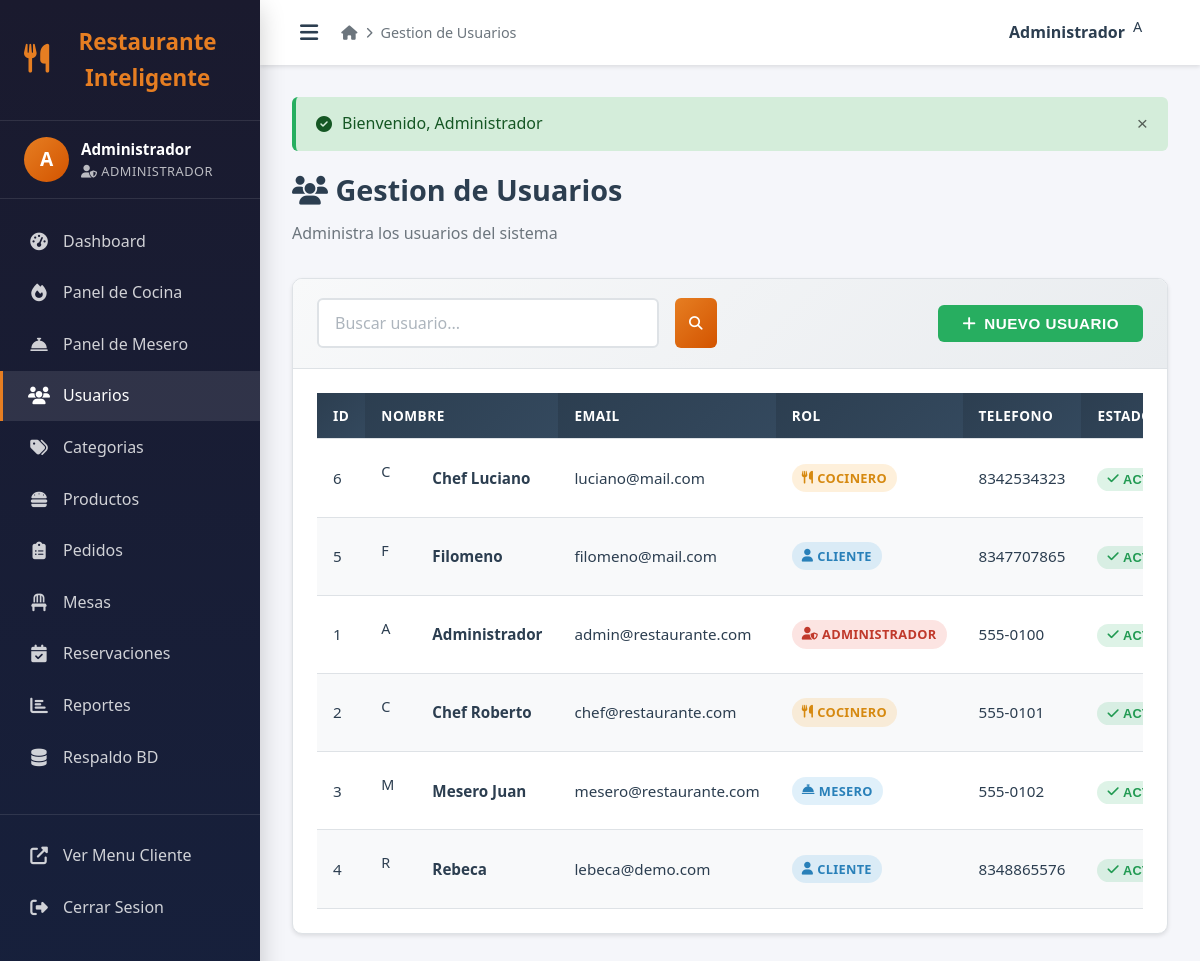
The app's page /admin/usuarios.php (signed in) with its own data.
### tables this page shows
CREATE TABLE `usuarios` (
  `id` int(11) unsigned NOT NULL AUTO_INCREMENT,
  `nombre` varchar(100) NOT NULL,
  `email` varchar(100) NOT NULL,
  `password` varchar(255) NOT NULL,
  `rol` enum('Administrador','Cocinero','Mesero','Cliente') NOT NULL DEFAULT 'Cliente',
  `rol_id` int(11) unsigned DEFAULT NULL,
  `telefono` varchar(20) DEFAULT NULL,
  `direccion` text DEFAULT NULL,
  `activo` tinyint(1) NOT NULL DEFAULT 1,
  `fecha_registro` timestamp NOT NULL DEFAULT current_timestamp(),
  PRIMARY KEY (`id`),
  UNIQUE KEY `uk_email` (`email`),
  KEY `fk_usuarios_rol` (`rol_id`),
  CONSTRAINT `fk_usuarios_rol` FOREIGN KEY (`rol_id`) REFERENCES `roles` (`id`) ON DELETE SET NULL
);

### includes/config.php (called while the page is built, shortened)
<?php
function getDB() {
    static $pdo = null;
    if ($pdo === null) {
        try {
            $dsn = 'mysql:host=' . DB_HOST . ';dbname=' . DB_NAME . ';charset=' . DB_CHARSET;
            $options = [
                PDO::ATTR_ERRMODE => PDO::ERRMODE_EXCEPTION,
                PDO::ATTR_DEFAULT_FETCH_MODE => PDO::FETCH_ASSOC,
                PDO::ATTR_EMULATE_PREPARES => false,
            ];
            $pdo = new PDO($dsn, DB_USER, DB_PASS, $options);
        } catch (PDOException $e) {
            die('Error de conexion: ' . $e->getMessage());
        }
    }
    return $pdo;
}
function getRolIcon($rol) {
    $icons = [
        'Administrador' => 'fa-user-shield',
        'Cocinero' => 'fa-utensils',
        'Mesero' => 'fa-concierge-bell',
        'Cliente' => 'fa-user'
    ];
    return isset($icons[$rol]) ? $icons[$rol] : 'fa-user';
}
function paginate($query, $params = [], $perPage = 10) {
    $db = getDB();
    $page = isset($_GET['page']) ? max(1, intval($_GET['page'])) : 1;
    $offset = ($page - 1) * $perPage;
    $countStmt = $db->prepare("SELECT COUNT(*) FROM (" . $query . ") as t");
    $countStmt->execute($params);
    $total = $countStmt->fetchColumn();
    $stmt = $db->prepare($query . " LIMIT " . $perPage . " OFFSET " . $offset);
    $stmt->execute($params);
    $data = $stmt->fetchAll();
    $totalPages = ceil($total / $perPage);
    return [
        'data' => $data,
        'page' => $page,
        'perPage' => $perPage,
        'total' => $total,
        'totalPages' => $totalPages,
        'hasNext' => $page < $totalPages,
        'hasPrev' => $page > 1
    ];
}

### admin/usuarios.php (the view, shortened to what this page needs)
<?php
require_once '../includes/config.php';
require_once 'header.php';
$search = $_GET['search'] ?? '';
$sql = "SELECT * FROM usuarios WHERE 1=1";
$params = [];
$sql .= " ORDER BY fecha_registro DESC";
$result = paginate($sql, $params, 10);
$usuarios = $result['data'];
?>
<h1 class="page-title"><i class="fas fa-users"></i> Gestion de Usuarios</h1>
<p class="page-subtitle">Administra los usuarios del sistema</p>
<div class="card">
    <div class="card-header">
        <div class="d-flex gap-2" style="flex: 1;">
            <form method="GET" class="d-flex gap-2" style="flex: 1; max-width: 400px;">
                <input type="text" name="search" class="form-control" placeholder="Buscar usuario..." value="<?php echo htmlspecialchars($search); ?>">
                <button type="submit" class="btn btn-primary btn-sm">
                    <i class="fas fa-search"></i>
                </button>
            </form>
        </div>
        <button class="btn btn-success" onclick="openModal('createModal')">
            <i class="fas fa-plus"></i> Nuevo Usuario
        </button>
    </div>
    <div class="card-body">
        <div class="table-responsive">
            <table class="table">
                <thead>
                    <tr>
                        <th>ID</th>
                        <th>Nombre</th>
                        <th>Email</th>
                        <th>Rol</th>
                        <th>Telefono</th>
                        <th>Estado</th>
                    </tr>
                </thead>
                <tbody>
                    <?php foreach ($usuarios as $u): ?>
                    <tr>
                        <td><?php echo $u['id']; ?></td>
                        <td>
                            <div class="d-flex align-center gap-2">
                                <div class="avatar" style="width: 35px; height: 35px; font-size: 0.9rem;">
                                    <?php echo strtoupper(substr($u['nombre'], 0, 1)); ?>
                                </div>
                                <strong><?php echo $u['nombre']; ?></strong>
                            </div>
                        </td>
                        <td><?php echo $u['email']; ?></td>
                        <td>
                            <span class="badge badge-<?php echo $u['rol'] == 'Administrador' ? 'danger' : ($u['rol'] == 'Cocinero' ? 'warning' : ($u['rol'] == 'Mesero' ? 'info' : 'primary')); ?>">
                                <i class="fas <?php echo getRolIcon($u['rol']); ?>"></i> <?php echo $u['rol']; ?>
                            </span>
                        </td>
                        <td><?php echo $u['telefono'] ?: '-'; ?></td>
                        <td>
                            <form method="POST" style="display: inline;">
                                <button type="submit" class="badge <?php echo $u['activo'] ? 'badge-success' : 'badge-danger'; ?>" style="border: none; cursor: pointer;">
                                    <i class="fas <?php echo $u['activo'] ? 'fa-check' : 'fa-times'; ?>"></i>
                                    <?php echo $u['activo'] ? 'Activo' : 'Inactivo'; ?>
                                </button>
                            </form>
                        </td>
                    </tr>
                    <?php endforeach; ?>
                </tbody>
            </table>
        </div>
    </div>
</div>
<?php require_once 'footer.php'; ?>

### assets/css/style.css (style rules this page uses)
:root { --color-primary: #e67e22; --color-primary-dark: #d35400; --color-primary-light: #f39c12; --color-secondary: #2c3e50; --color-secondary-light: #34495e; --color-success: #27ae60; --color-danger: #e74c3c; --color-warning: #f39c12; --color-info: #3498db; --color-dark: #1a1a2e; --color-light: #f8f9fa; --color-white: #ffffff; --color-gray: #6c757d; --color-gray-light: #e9ecef; --color-border: #dee2e6; --shadow-sm: 0 2px 4px rgba(0,0,0,0.1); --shadow-md: 0 4px 12px rgba(0,0,0,0.15); --shadow-lg: 0 8px 24px rgba(0,0,0,0.2); --radius-sm: 6px; --radius-md: 10px; --radius-lg: 16px; --transition: all 0.3s ease; --font-main: 'Segoe UI', Tahoma, Geneva, Verdana, sans-serif; }
*, *::before, *::after { box-sizing: border-box; margin: 0; padding: 0; }
html { scroll-behavior: smooth; font-size: 16px; }
body { font-family: var(--font-main); background-color: #f5f6fa; color: var(--color-secondary); line-height: 1.6; min-height: 100vh; }
.d-flex { display: flex; }
.align-center { align-items: center; }
.gap-2 { gap: 1rem; }
.btn { display: inline-flex; align-items: center; justify-content: center; gap: 8px; padding: 10px 24px; border: none; border-radius: var(--radius-sm); font-size: 0.95rem; font-weight: 600; cursor: pointer; transition: var(--transition); text-transform: uppercase; letter-spacing: 0.5px; }
.btn-primary { background: linear-gradient(135deg, var(--color-primary), var(--color-primary-dark)); color: var(--color-white); }
.btn-success { background: var(--color-success); color: var(--color-white); }
.btn-sm { padding: 6px 14px; font-size: 0.85rem; }
.form-control { width: 100%; padding: 12px 16px; border: 2px solid var(--color-border); border-radius: var(--radius-sm); font-size: 1rem; font-family: var(--font-main); transition: var(--transition); background: var(--color-white); }
.form-control::placeholder { color: #adb5bd; }
.card { background: var(--color-white); border-radius: var(--radius-md); box-shadow: var(--shadow-sm); overflow: hidden; transition: var(--transition); border: 1px solid var(--color-border); }
.card-header { padding: 1.2rem 1.5rem; border-bottom: 1px solid var(--color-border); background: linear-gradient(135deg, #f8f9fa, #e9ecef); display: flex; justify-content: space-between; align-items: center; }
.card-body { padding: 1.5rem; }
.table-responsive { overflow-x: auto; -webkit-overflow-scrolling: touch; }
.table { width: 100%; border-collapse: collapse; font-size: 0.95rem; }
.table th, .table td { padding: 12px 16px; text-align: left; border-bottom: 1px solid var(--color-border); }
.table th { background: linear-gradient(135deg, var(--color-secondary), var(--color-secondary-light)); color: var(--color-white); font-weight: 600; text-transform: uppercase; font-size: 0.85rem; letter-spacing: 0.5px; white-space: nowrap; }
.table tbody tr { transition: var(--transition); }
.table tbody tr:nth-child(even) { background: #f8f9fa; }
.badge { display: inline-flex; align-items: center; gap: 4px; padding: 4px 10px; border-radius: 20px; font-size: 0.8rem; font-weight: 600; text-transform: uppercase; letter-spacing: 0.3px; }
.badge-primary { background: rgba(52, 152, 219, 0.15); color: #2980b9; }
.badge-success { background: rgba(39, 174, 96, 0.15); color: #219a52; }
.badge-danger { background: rgba(231, 76, 60, 0.15); color: #c0392b; }
.badge-warning { background: rgba(243, 156, 18, 0.15); color: #d68910; }
.badge-info { background: rgba(52, 152, 219, 0.15); color: #2980b9; }
.page-title { font-size: 1.8rem; color: var(--color-secondary); margin-bottom: 0.5rem; font-weight: 700; }
.page-subtitle { color: var(--color-gray); margin-bottom: 2rem; }

### records on screen
usuarios: id "6", nombre "C", nombre "Chef Luciano", email "luciano@mail.com", rol "COCINERO", telefono "8342534323", activo 1 (drawn)
usuarios: id "5", nombre "F", nombre "Filomeno", email "filomeno@mail.com", rol "CLIENTE", telefono "8347707865", activo 1 (drawn)
usuarios: id "1", nombre "A", nombre "Administrador", email "admin@restaurante.com", rol "ADMINISTRADOR", telefono "555-0100", activo 1 (drawn)
usuarios: id "2", nombre "C", nombre "Chef Roberto", email "chef@restaurante.com", rol "COCINERO", telefono "555-0101", activo 1 (drawn)
usuarios: id "3", nombre "M", nombre "Mesero Juan", email "mesero@restaurante.com", rol "MESERO", telefono "555-0102", activo 1 (drawn)
usuarios: id "4", nombre "R", nombre "Rebeca", email "lebeca@demo.com", rol "CLIENTE", telefono "8348865576", activo 1 (drawn)

### other values on screen
APP_NAME "Restaurante Inteligente"
substr($_SESSION['usuario_nombre'], 0, 1) "A"
$_SESSION['usuario_nombre'] "Administrador"
$_SESSION['usuario_rol'] "ADMINISTRADOR"
$pageTitle "Gestion de Usuarios"
$flash['mensaje'] "Bienvenido, Administrador"
